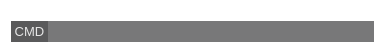
<?xml version="1.0" encoding="UTF-8"?>
<ui version="4.0">
 <class>CMDWidget</class>
 <widget class="QWidget" name="CMDWidget">
  <property name="geometry">
   <rect>
    <x>0</x>
    <y>0</y>
    <width>385</width>
    <height>42</height>
   </rect>
  </property>
  <property name="minimumSize">
   <size>
    <width>385</width>
    <height>42</height>
   </size>
  </property>
  <property name="maximumSize">
   <size>
    <width>16777215</width>
    <height>60</height>
   </size>
  </property>
  <property name="contextMenuPolicy">
   <enum>Qt::NoContextMenu</enum>
  </property>
  <property name="windowTitle">
   <string>Command</string>
  </property>
  <property name="styleSheet">
   <string notr="true">background-color: transparent;
color:rgb(230, 230, 230);</string>
  </property>
  <property name="locale">
   <locale language="English" country="UnitedStates"/>
  </property>
  <layout class="QVBoxLayout" name="verticalLayout">
   <property name="spacing">
    <number>0</number>
   </property>
   <property name="topMargin">
    <number>0</number>
   </property>
   <property name="bottomMargin">
    <number>0</number>
   </property>
   <item>
    <layout class="QHBoxLayout" name="horizontalLayout_2">
     <item>
      <widget class="QLabel" name="cmd_label">
       <property name="maximumSize">
        <size>
         <width>100</width>
         <height>16777215</height>
        </size>
       </property>
       <property name="font">
        <font>
         <pointsize>10</pointsize>
        </font>
       </property>
       <property name="text">
        <string/>
       </property>
      </widget>
     </item>
     <item>
      <widget class="QLabel" name="parameter_label">
       <property name="text">
        <string/>
       </property>
      </widget>
     </item>
    </layout>
   </item>
   <item>
    <layout class="QHBoxLayout" name="horizontalLayout">
     <item>
      <widget class="QLabel" name="label">
       <property name="maximumSize">
        <size>
         <width>38</width>
         <height>22</height>
        </size>
       </property>
       <property name="font">
        <font>
         <pointsize>10</pointsize>
        </font>
       </property>
       <property name="styleSheet">
        <string notr="true">background-color: rgb(90, 90, 91);
color:rgb(230, 230, 230);</string>
       </property>
       <property name="text">
        <string> CMD </string>
       </property>
       <property name="alignment">
        <set>Qt::AlignCenter</set>
       </property>
      </widget>
     </item>
     <item>
      <widget class="QLineEdit" name="cmd">
       <property name="font">
        <font>
         <pointsize>12</pointsize>
        </font>
       </property>
       <property name="mouseTracking">
        <bool>false</bool>
       </property>
       <property name="contextMenuPolicy">
        <enum>Qt::NoContextMenu</enum>
       </property>
       <property name="styleSheet">
        <string notr="true">background-color: rgb(120, 120, 121);
color:rgb(230, 230, 230);</string>
       </property>
       <property name="frame">
        <bool>false</bool>
       </property>
      </widget>
     </item>
    </layout>
   </item>
  </layout>
 </widget>
 <resources/>
 <connections/>
</ui>
